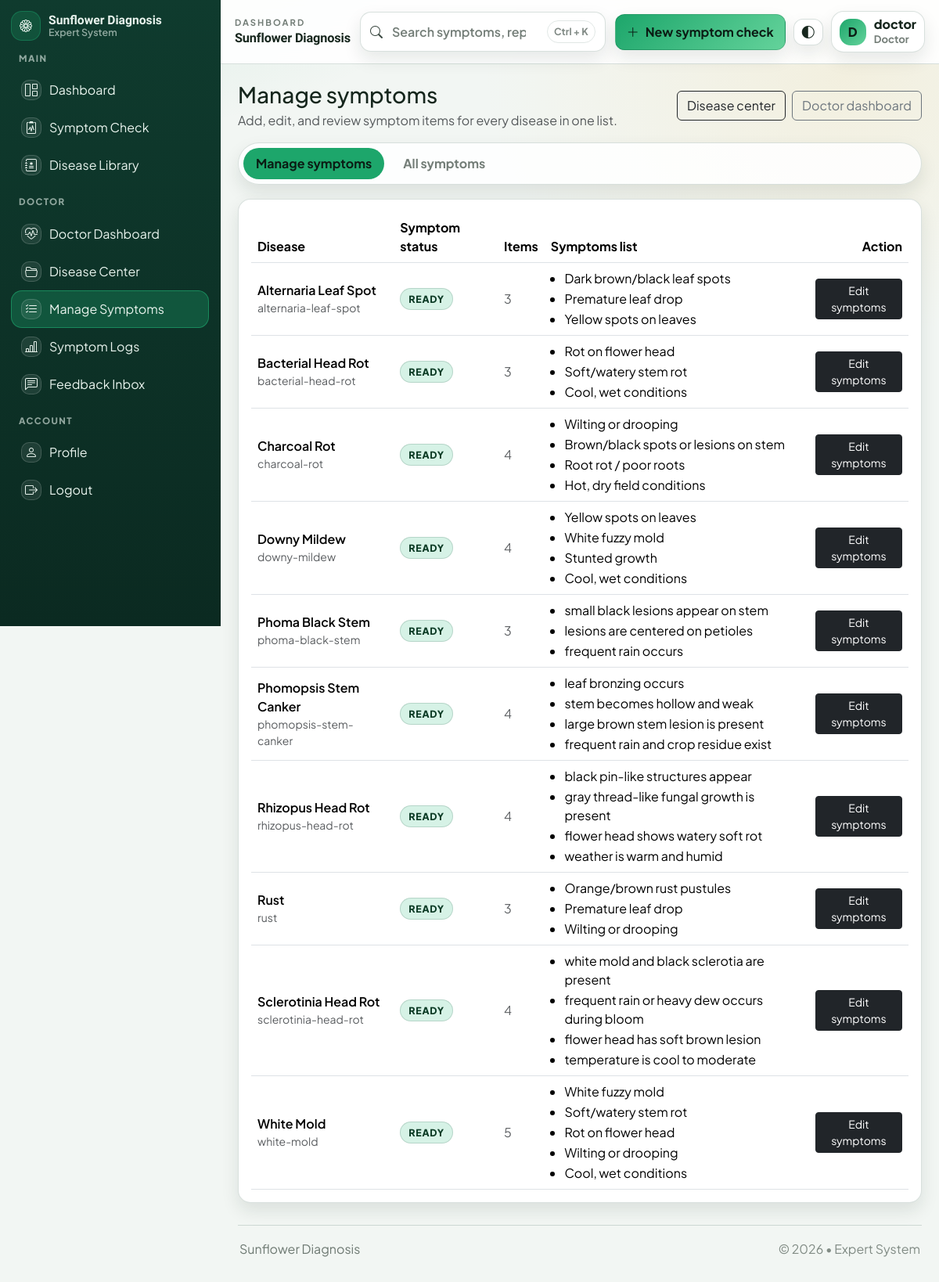
/doctor/checklists (signed in), run on the app's committed database.
### app/models/user.py (models this page shows, shortened)
class User(UserMixin, db.Model):
    __tablename__ = "users"
    id = db.Column(db.Integer, primary_key=True)
    username = db.Column(db.String(80), unique=True, nullable=False, index=True)
    email = db.Column(db.String(120), unique=True, nullable=False, index=True)
    password_hash = db.Column(db.String(255), nullable=False)
    role = db.Column(db.String(20), nullable=False, default="user")  # "user", "doctor", or "admin"
    created_at = db.Column(db.DateTime, default=datetime.utcnow, nullable=False)
    role_id = db.Column(db.Integer, db.ForeignKey("roles.id"), nullable=True, index=True)
    role_obj = db.relationship("Role", lazy="joined")
    symptom_checks = db.relationship(
        "SymptomCheck", back_populates="user", cascade="all, delete-orphan"
    )
    feedback_items = db.relationship(
        "Feedback", back_populates="user", cascade="all, delete-orphan"
    )
    def has_permission(self, permission_name: str) -> bool:
        if not permission_name:
            return False
        if self.role == "admin" and permission_name == "access_admin":
            return True
        try:
            q = (
                db.session.query(Permission.id)
                .join(role_permissions, Permission.id == role_permissions.c.permission_id)
                .filter(Permission.name == permission_name)
            )
            if self.role_id:
                q = q.filter(role_permissions.c.role_id == self.role_id)
            else:
                q = q.join(Role, Role.id == role_permissions.c.role_id).filter(Role.name == self.role)
            row = q.first()
            return row is not None
        except OperationalError:
            return self.role == "admin"

### app/models/disease.py (models this page shows, shortened)
class Disease(db.Model):
    __tablename__ = "diseases"
    id = db.Column(db.Integer, primary_key=True)
    slug = db.Column(db.String(80), unique=True, nullable=False)
    name = db.Column(db.String(120), nullable=False)
    symptoms = db.Column(db.Text, nullable=False)
    cause = db.Column(db.Text, nullable=False)
    treatment = db.Column(db.Text, nullable=False)
    prevention = db.Column(db.Text, nullable=False)
    image_filename = db.Column(db.String(200), nullable=True)
    created_by_id = db.Column(db.Integer, db.ForeignKey("users.id"), nullable=True, index=True)
    updated_by_id = db.Column(db.Integer, db.ForeignKey("users.id"), nullable=True, index=True)
    created_at = db.Column(db.DateTime, default=datetime.utcnow, nullable=True)
    updated_at = db.Column(
        db.DateTime, default=datetime.utcnow, onupdate=datetime.utcnow, nullable=True
    )
    symptom_checklist_json = db.Column(db.Text, nullable=True, default="[]")
    created_by = db.relationship("User", foreign_keys=[created_by_id], lazy="joined")
    updated_by = db.relationship("User", foreign_keys=[updated_by_id], lazy="joined")
    def checklist_items(self) -> list[dict]:
        try:
            items = json.loads(self.symptom_checklist_json or "[]")
            return items if isinstance(items, list) else []
        except Exception:
            return []

### app/routes/doctor.py (the view)
@doctor_bp.route("/checklists")
@login_required
@permission_required("manage_diseases")
def checklists():
    diseases = Disease.query.order_by(Disease.name.asc()).all()
    rows = []
    for disease in diseases:
        items = disease.checklist_items()
        symptom_labels = []
        for item in items:
            if isinstance(item, dict):
                label = (item.get("label") or "").strip()
            else:
                label = str(item).strip()
            if label:
                symptom_labels.append(label)
        rows.append(
            {
                "disease": disease,
                "symptom_labels": symptom_labels,
                "item_count": len(symptom_labels),
                "ready": bool(symptom_labels),
            }
        )
    return render_template("doctor/checklists.html", rows=rows)

### app/models/user.py (called while the page is built)
@login_manager.user_loader
def load_user(user_id: str):
    return User.query.get(int(user_id))

### app/utils.py (called while the page is built)
def permission_required(permission_name: str):
    def decorator(fn):
        @wraps(fn)
        def wrapper(*args, **kwargs):
            if not current_user.is_authenticated:
                abort(403)
            if not getattr(current_user, "has_permission", None):
                abort(403)
            if not current_user.has_permission(permission_name):
                abort(403)
            return fn(*args, **kwargs)
        return wrapper
    return decorator

### app/templates/doctor/checklists.html (shortened to what this page needs)
{% extends "base.html" %}

### app/templates/base.html (shortened to what this page needs)
<!doctype html>
<html lang="en" data-theme="light" data-bs-theme="light">
<head>
  <link href="https://cdn.jsdelivr.net/npm/bootstrap@5.3.3/dist/css/bootstrap.min.css" rel="stylesheet">
  <link href="https://cdn.jsdelivr.net/npm/bootstrap-icons@1.11.3/font/bootstrap-icons.min.css" rel="stylesheet">
  <link rel="stylesheet" href="{{ url_for('static', filename='css/style.css') }}?v=3">
</head>
<body>
  {% set authed = current_user.is_authenticated %}
  {% if authed %}
  <div class="sf-app">
    <aside class="sf-sidebar" aria-label="Sidebar">
      <div class="sf-side-head">
        <a class="sf-brand" href="{{ url_for('main.home') }}">
          <span class="sf-brand-icon" aria-hidden="true"><i class="bi bi-flower1"></i></span>
          <span class="sf-brand-text">
            <span class="sf-brand-title">Sunflower Diagnosis</span>
            <span class="sf-brand-sub">Expert System</span>
          </span>
        </a>
      </div>
      <nav class="sf-nav">
        <div class="sf-nav-section">MAIN</div>
        <a class="sf-nav-item {% if request.path == '/' %}is-active{% endif %}" href="{{ url_for('main.home') }}">
          <span class="sf-nav-ico" aria-hidden="true"><i class="bi bi-grid-1x2"></i></span>
          <span>Dashboard</span>
        </a>
        <a class="sf-nav-item {% if request.path.startswith('/diagnose') %}is-active{% endif %}" href="{{ url_for('main.diagnose_page') }}">
          <span class="sf-nav-ico" aria-hidden="true"><i class="bi bi-clipboard2-pulse"></i></span>
          <span>Symptom Check</span>
        </a>
        <a class="sf-nav-item" href="{{ url_for('main.home') }}#library">
          <span class="sf-nav-ico" aria-hidden="true"><i class="bi bi-journal-medical"></i></span>
          <span>Disease Library</span>
        </a>
        {% if current_user.has_permission('manage_diseases') and not current_user.has_permission('access_admin') %}
          <div class="sf-nav-section">DOCTOR</div>
          <a class="sf-nav-item {% if request.path.startswith('/doctor') and (request.path == '/doctor' or request.path.startswith('/doctor/dashboard')) %}is-active{% endif %}" href="{{ url_for('doctor.dashboard') }}">
            <span class="sf-nav-ico" aria-hidden="true"><i class="bi bi-heart-pulse"></i></span>
            <span>Doctor Dashboard</span>
          </a>
          <a class="sf-nav-item {% if request.path.startswith('/doctor/diseases') or request.path.startswith('/doctor/disease/') %}is-active{% endif %}" href="{{ url_for('doctor.diseases') }}">
            <span class="sf-nav-ico" aria-hidden="true"><i class="bi bi-folder2-open"></i></span>
            <span>Disease Center</span>
          </a>
          <a class="sf-nav-item {% if request.path.startswith('/doctor/checklists') or request.path.startswith('/doctor/checklist/') %}is-active{% endif %}" href="{{ url_for('doctor.checklists') }}">
            <span class="sf-nav-ico" aria-hidden="true"><i class="bi bi-list-check"></i></span>
            <span>Manage Symptoms</span>
          </a>
          {% if current_user.has_permission('view_symptom_checks') %}
          <a class="sf-nav-item {% if request.path.startswith('/doctor/symptom') %}is-active{% endif %}" href="{{ url_for('doctor.symptom_checks') }}">
            <span class="sf-nav-ico" aria-hidden="true"><i class="bi bi-bar-chart-line"></i></span>
            <span>Symptom Logs</span>
          </a>
          {% endif %}
          <a class="sf-nav-item {% if request.path.startswith('/doctor/feedback') %}is-active{% endif %}" href="{{ url_for('doctor.feedback') }}">
            <span class="sf-nav-ico" aria-hidden="true"><i class="bi bi-chat-left-text"></i></span>
            <span>Feedback Inbox</span>
          </a>
        {% endif %}
        <div class="sf-nav-section">ACCOUNT</div>
        <a class="sf-nav-item {% if request.path.startswith('/user/profile') %}is-active{% endif %}" href="{{ url_for('user.profile') }}">
          <span class="sf-nav-ico" aria-hidden="true"><i class="bi bi-person"></i></span>
          <span>Profile</span>
        </a>
        <a class="sf-nav-item" href="{{ url_for('auth.logout') }}">
          <span class="sf-nav-ico" aria-hidden="true"><i class="bi bi-box-arrow-right"></i></span>
          <span>Logout</span>
        </a>
      </nav>
    </aside>
    <div class="sf-main">
      <header class="sf-topbar">
        <div class="sf-topbar-left">
          <div class="sf-topbar-meta">
            <div class="sf-topbar-kicker">Dashboard</div>
            <div class="sf-topbar-title">Sunflower Diagnosis</div>
          </div>
        </div>
        <form class="sf-search" role="search" method="get" action="{{ url_for('main.search') }}">
          <i class="bi bi-search sf-search-ico" aria-hidden="true"></i>
          <input class="sf-search-input" type="search" name="q" value="{{ request.args.get('q','') }}" placeholder="Search symptoms, reports, crops" autocomplete="off" aria-label="Search">
          <span class="sf-search-hint">Ctrl + K</span>
        </form>
        <div class="sf-top-actions">
          <a class="sf-primary-btn" href="{{ url_for('main.diagnose_page') }}">
            <i class="bi bi-plus-lg" aria-hidden="true"></i>
            New symptom check
          </a>
          <button class="sf-icon-btn" type="button" data-action="toggleTheme" title="Toggle theme" aria-label="Toggle theme">
            <i class="bi bi-circle-half" aria-hidden="true"></i>
          </button>
          <div class="sf-userchip" title="Signed in">
            <div class="sf-avatar" aria-hidden="true">{{ (current_user.username or 'U')[0] | upper }}</div>
            <div class="sf-userchip-text d-none d-sm-block">
              <div class="sf-userchip-name">{{ current_user.username }}</div>
              <div class="sf-userchip-role">{{ (current_user.role or 'user') | capitalize }}</div>
            </div>
          </div>
        </div>
      </header>
      <main class="sf-content">
        {{ page_content | safe }}
        <footer class="sf-footer">
          <div>Sunflower Diagnosis</div>
          <div class="sf-footer-muted">© 2026 • Expert System</div>
        </footer>
      </main>
    </div>
  </div>
  {% endif %}
</body>
</html>

### data on the page
User: username "D", username "doctor", role "Doctor"
Disease: slug "Manage symptoms Add, edit, and review symptom items for every disease in one list. Disease center Doctor dashboard Manage symptoms All symptoms Disease Symptom status Items Symptoms list Action Alternaria Leaf Spot alternaria-leaf-spot READY 3 Dark brown/black leaf spots Premature leaf drop Yellow spots on leaves Edit symptoms Bacterial Head Rot bacterial-head-rot READY 3 Rot on flower head Soft/watery stem rot Cool, wet conditions Edit symptoms Charcoal Rot charcoal-rot READY 4 Wilting or drooping Brown/black spots or lesions on stem Root rot / poor roots Hot, dry field conditions Edit symptoms Downy Mildew downy-mildew READY 4 Yellow spots on leaves White fuzzy mold Stunted growth Cool,…"
